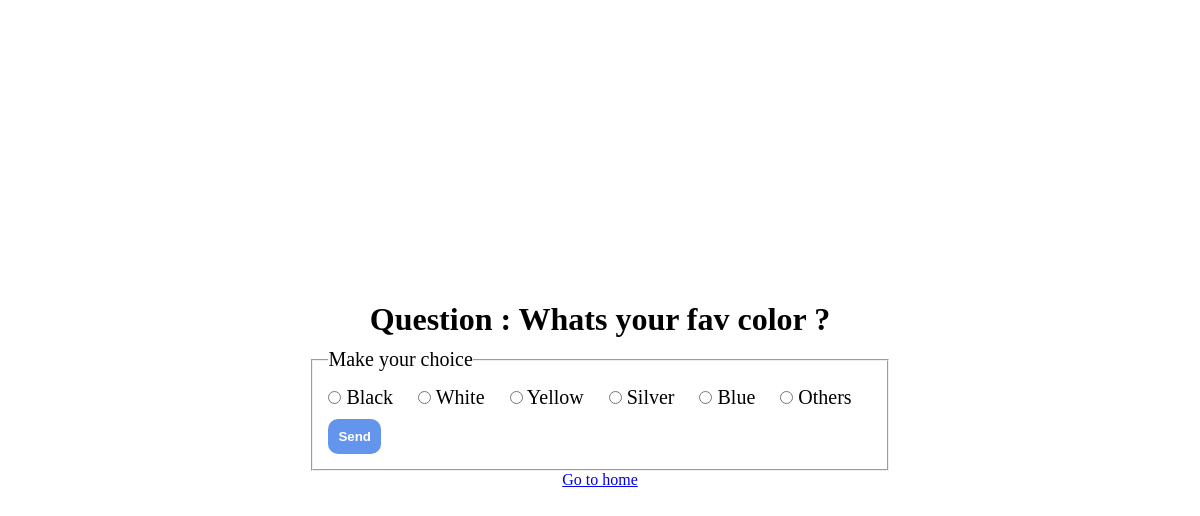
Screenshot of /sondage/1/ with the database file from the repository.
### sondage/models.py (models this page shows, shortened)
class Question(models.Model):
    question_text = models.CharField(max_length=200)
    date_pub = models.DateTimeField("Date of publiction")
    nbvotes = models.IntegerField(default=0)

class Choice(models.Model):
    question = models.ForeignKey(Question , on_delete=models.CASCADE)
    choice_text = models.CharField(max_length=200)
    votes = models.IntegerField(default=0)

### sondage/views.py (the view)
# urls.py: path('<int:pk>/' , views.QuestionDetailView.as_view() , name="details"),
class QuestionDetailView(generic.DetailView):
    model = Question
    template_name = "sondage/details.html"
    def get_queryset(self) -> QuerySet[Any]:
        return Question.objects.filter(date_pub__lte=timezone.now())

### sondage/templates/sondage/details.html (shortened to what this page needs)
{% load static %}
<link rel="stylesheet" href={% static 'sondage/details.css' %} />
<h1>Question : {{question.question_text}} </h1>
<div id="main">
    <form
        action="{%url "sondage:votes" question.id %}"
        method="post"
    >
        <fieldset>
            <legend>Make your choice</legend>
            {% for choice in question.choice_set.all %}
                <input type="radio" id="choice{{choice.id}}" name="choice" value="{{choice.id}}">
                <label for="contactChoice3">{{choice.choice_text}}</label>
            {% endfor %}
            <br>
            <input value="Send" type="submit" />
        </fieldset>
    </form>
    <a href="{% url 'sondage:index' %}">Go to home</a>
</div>

### sondage/static/sondage/details.css (style rules this page uses)
* { margin:0; padding:0; }
#main { padding: 10px; display: flex; flex-direction: column; justify-content: center; align-items: center; }
#main fieldset { padding:15px; font-size:20px; }
#main fieldset label { margin-right: 20px; }
#main fieldset input[type="submit"] { margin-top: 10px; background-color: cornflowerblue; color:white; font-weight: bold; padding: 10px; border-radius: 10px; border: none; cursor: pointer; }

### rows the page displays
Question: question_text "Whats your fav color ?"
Choice: choice_text "Black"
Choice: choice_text "White"
Choice: choice_text "Yellow"
Choice: choice_text "Silver"
Choice: choice_text "Blue"
Choice: choice_text "Others"
